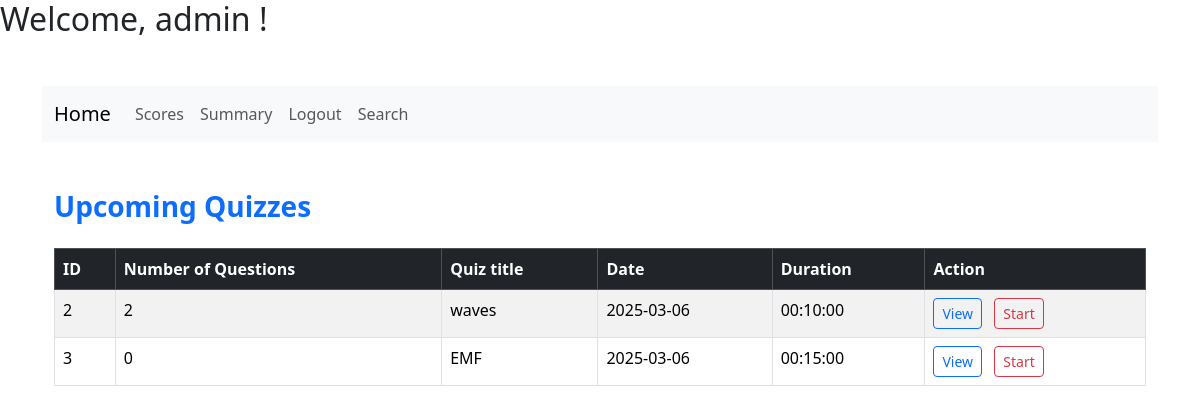
/dashboard/user/1, run on an earlier commit of the app's database.
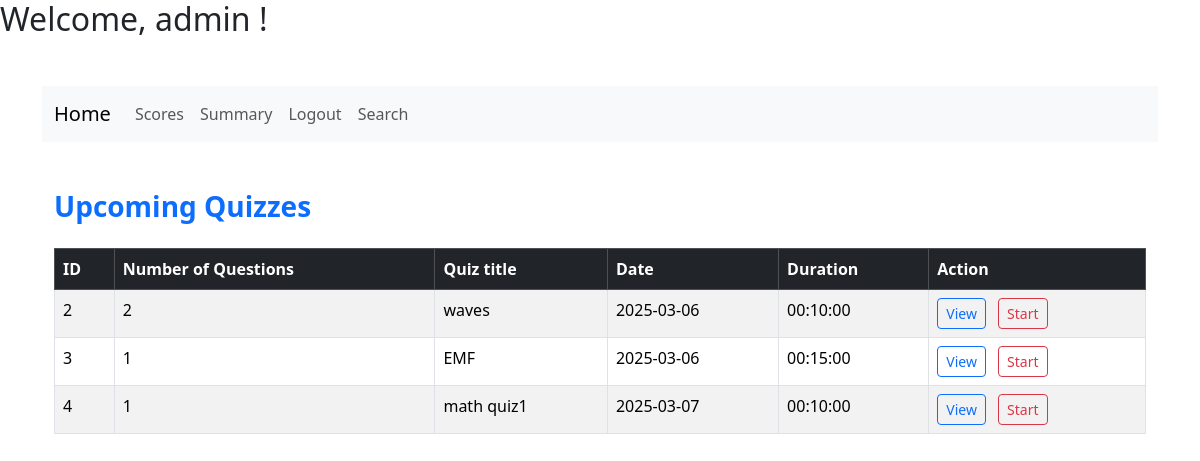
And on a later commit of the database.
### models/quiz.py (models this page shows)
class Quiz(db.Model):
    id = db.Column(db.Integer, primary_key=True)
    chapter_id = db.Column(db.Integer, db.ForeignKey('chapter.id'), nullable=False)
    quizdate = db.Column(db.Date)
    quizduration = db.Column(db.Time)
    quizname=db.Column(db.String(150), nullable=False,unique=True)
    questions = db.relationship('Question', backref='quiz', lazy=True)
    @hybrid_property
    def noofquestions(self):
        return len(self.questions)

### app.py (the view)
@app.route("/dashboard/user/<int:id>", methods=["GET", "POST"])
def userdashboard(id):
    user=User.query.filter_by(id=id).first()
    name=user.fullname
    return render_template(
        "userdashboard.html",
        quizzes=Quiz.query.filter(Quiz.quizdate >= date.today()).all(),
        user=user,
        id=id,name=name
    )

### templates/userdashboard.html (shortened to what this page needs)
{% extends "base.html" %}
{% block content %}
<nav class="navbar navbar-expand-lg navbar-light bg-light">
    <div class="container-fluid">
      <a class="navbar-brand" href="{{url_for('userdashboard',id=user.id)}}">Home</a>
      <div class="collapse navbar-collapse" id="navbarSupportedContent">
        <ul class="navbar-nav me-auto mb-2 mb-lg-0">
          <li class="nav-item">
            <a class="nav-link" href="{{url_for('userscores',id=user.id)}}">Scores</a>
          </li>
          <li class="nav-item">
            <a class="nav-link" href="{{url_for('usersummary',id=user.id)}}">Summary</a>
          </li>
          <li class="nav-item">
            <a class="nav-link" href="#">Logout</a>
          </li>
          <li class="nav-item">
            <a class="nav-link" href="{{url_for('usersearch',id=user.id)}}">Search</a>
          </li>
        </ul>
      </div>  </nav>
<div class="container my-5">
    <h3 class="mb-4 text-primary fw-bold">Upcoming Quizzes</h3>
    <div class="table-responsive">
        <table class="table table-striped table-hover table-bordered">
            <thead class="table-dark">
                <tr>
                    <th scope="col">ID</th>
                    <th scope="col">Number of Questions</th>
                    <th scope="col">Quiz title</th>
                    <th scope="col">Date</th>
                    <th scope="col">Duration</th>
                    <th scope="col">Action</th>
                </tr>
            </thead>
            <tbody>
                {% for quiz in quizzes %}
                <tr>
                    <td>{{ quiz.id }}</td>
                    <td>{{quiz.noofquestions}}</td>
                    <td>{{quiz.quizname}}</td>
                    <td>{{ quiz.quizdate}}</td>
                    <td>{{ quiz.quizduration }}</td>
                    <td>
                        <button type="button" onclick="location.href='{{ url_for('userviewquiz', id=user.id,quizid=quiz.id) }}'" class="btn btn-outline-primary btn-sm me-2">View</button>
                        <button type="button" onclick="location.href='{{ url_for('userstartquiz', id=user.id,quizid=quiz.id) }}'" class="btn btn-outline-danger btn-sm">Start</button>
                    </td>
                </tr>
                {% endfor %}
            </tbody>
        </table>
    </div>
{% endblock %}

What changed in the data, as far as the page shows it:
computed for Quiz "EMF": noofquestions "0" → "1"
added Quiz: id "4", noofquestions "1", quizname "math quiz1", quizdate "2025-03-07", quizduration "00:10:00"
